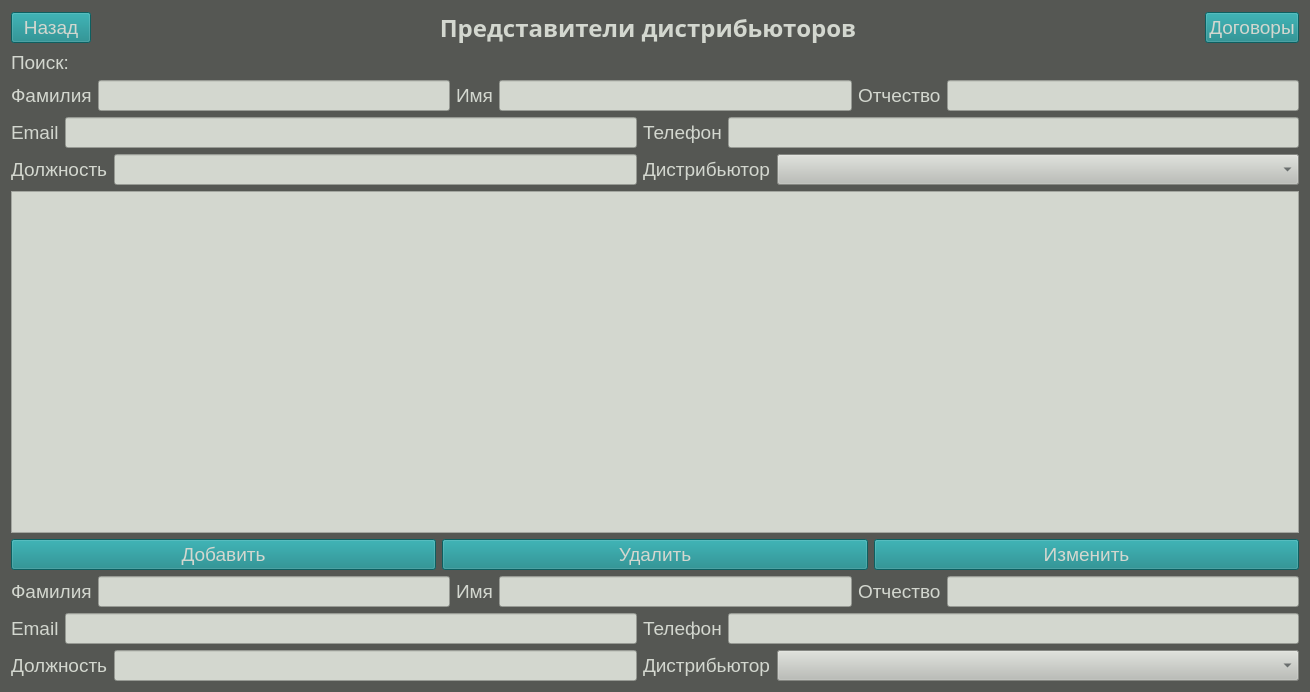
<?xml version="1.0" encoding="UTF-8"?>
<ui version="4.0">
 <class>DistRepsWindow</class>
 <widget class="QWidget" name="DistRepsWindow">
  <property name="geometry">
   <rect>
    <x>0</x>
    <y>0</y>
    <width>1310</width>
    <height>692</height>
   </rect>
  </property>
  <property name="windowTitle">
   <string>АИС МЭТ</string>
  </property>
  <property name="styleSheet">
   <string notr="true">background-color: rgb(85, 87, 83);</string>
  </property>
  <layout class="QGridLayout" name="gridLayout">
   <item row="0" column="0">
    <layout class="QVBoxLayout" name="verticalLayout">
     <item>
      <layout class="QHBoxLayout" name="horizontalLayout_6">
       <item>
        <widget class="QPushButton" name="btnBack">
         <property name="font">
          <font>
           <pointsize>14</pointsize>
          </font>
         </property>
         <property name="styleSheet">
          <string notr="true">background-color: rgb(18, 133, 135);
color: rgb(211, 215, 207);
border-color: rgb(211, 215, 207);</string>
         </property>
         <property name="text">
          <string>Назад</string>
         </property>
        </widget>
       </item>
       <item>
        <widget class="QLabel" name="label_15">
         <property name="sizePolicy">
          <sizepolicy hsizetype="Expanding" vsizetype="Preferred">
           <horstretch>0</horstretch>
           <verstretch>0</verstretch>
          </sizepolicy>
         </property>
         <property name="font">
          <font>
           <family>Ubuntu Mono</family>
           <pointsize>18</pointsize>
           <weight>75</weight>
           <bold>true</bold>
          </font>
         </property>
         <property name="styleSheet">
          <string notr="true">color: rgb(211, 215, 207);</string>
         </property>
         <property name="text">
          <string>Представители дистрибьюторов</string>
         </property>
         <property name="alignment">
          <set>Qt::AlignCenter</set>
         </property>
        </widget>
       </item>
       <item>
        <widget class="QPushButton" name="btnBack_2">
         <property name="font">
          <font>
           <pointsize>14</pointsize>
          </font>
         </property>
         <property name="styleSheet">
          <string notr="true">background-color: rgb(18, 133, 135);
color: rgb(211, 215, 207);
border-color: rgb(211, 215, 207);</string>
         </property>
         <property name="text">
          <string>Договоры</string>
         </property>
        </widget>
       </item>
      </layout>
     </item>
     <item>
      <widget class="QLabel" name="label_16">
       <property name="font">
        <font>
         <pointsize>14</pointsize>
        </font>
       </property>
       <property name="styleSheet">
        <string notr="true">color: rgb(211, 215, 207);</string>
       </property>
       <property name="text">
        <string>Поиск:</string>
       </property>
      </widget>
     </item>
     <item>
      <layout class="QHBoxLayout" name="horizontalLayout_8">
       <item>
        <widget class="QLabel" name="label_21">
         <property name="font">
          <font>
           <pointsize>14</pointsize>
          </font>
         </property>
         <property name="styleSheet">
          <string notr="true">color: rgb(211, 215, 207);</string>
         </property>
         <property name="text">
          <string>Фамилия</string>
         </property>
        </widget>
       </item>
       <item>
        <widget class="QLineEdit" name="leLastnameSearch">
         <property name="font">
          <font>
           <pointsize>14</pointsize>
          </font>
         </property>
         <property name="styleSheet">
          <string notr="true">color: rgb(46, 52, 54);
background-color: rgb(211, 215, 207);</string>
         </property>
         <property name="text">
          <string/>
         </property>
        </widget>
       </item>
       <item>
        <widget class="QLabel" name="label_28">
         <property name="font">
          <font>
           <pointsize>14</pointsize>
          </font>
         </property>
         <property name="styleSheet">
          <string notr="true">color: rgb(211, 215, 207);</string>
         </property>
         <property name="text">
          <string>Имя</string>
         </property>
        </widget>
       </item>
       <item>
        <widget class="QLineEdit" name="leNameSearch">
         <property name="font">
          <font>
           <pointsize>14</pointsize>
          </font>
         </property>
         <property name="styleSheet">
          <string notr="true">color: rgb(46, 52, 54);
background-color: rgb(211, 215, 207);</string>
         </property>
         <property name="text">
          <string/>
         </property>
        </widget>
       </item>
       <item>
        <widget class="QLabel" name="label_29">
         <property name="font">
          <font>
           <pointsize>14</pointsize>
          </font>
         </property>
         <property name="styleSheet">
          <string notr="true">color: rgb(211, 215, 207);</string>
         </property>
         <property name="text">
          <string>Отчество</string>
         </property>
        </widget>
       </item>
       <item>
        <widget class="QLineEdit" name="lePatronymicSearch">
         <property name="font">
          <font>
           <pointsize>14</pointsize>
          </font>
         </property>
         <property name="styleSheet">
          <string notr="true">color: rgb(46, 52, 54);
background-color: rgb(211, 215, 207);</string>
         </property>
         <property name="text">
          <string/>
         </property>
        </widget>
       </item>
      </layout>
     </item>
     <item>
      <layout class="QHBoxLayout" name="horizontalLayout_4">
       <item>
        <widget class="QLabel" name="label_22">
         <property name="font">
          <font>
           <pointsize>14</pointsize>
          </font>
         </property>
         <property name="styleSheet">
          <string notr="true">color: rgb(211, 215, 207);</string>
         </property>
         <property name="text">
          <string>Email</string>
         </property>
        </widget>
       </item>
       <item>
        <widget class="QLineEdit" name="leEmailSearch">
         <property name="font">
          <font>
           <pointsize>14</pointsize>
          </font>
         </property>
         <property name="styleSheet">
          <string notr="true">color: rgb(46, 52, 54);
background-color: rgb(211, 215, 207);</string>
         </property>
         <property name="text">
          <string/>
         </property>
        </widget>
       </item>
       <item>
        <widget class="QLabel" name="label_30">
         <property name="font">
          <font>
           <pointsize>14</pointsize>
          </font>
         </property>
         <property name="styleSheet">
          <string notr="true">color: rgb(211, 215, 207);</string>
         </property>
         <property name="text">
          <string>Телефон</string>
         </property>
        </widget>
       </item>
       <item>
        <widget class="QLineEdit" name="lePhoneSearch">
         <property name="font">
          <font>
           <pointsize>14</pointsize>
          </font>
         </property>
         <property name="styleSheet">
          <string notr="true">color: rgb(46, 52, 54);
background-color: rgb(211, 215, 207);</string>
         </property>
         <property name="text">
          <string/>
         </property>
        </widget>
       </item>
      </layout>
     </item>
     <item>
      <layout class="QHBoxLayout" name="horizontalLayout_2">
       <item>
        <widget class="QLabel" name="label_23">
         <property name="font">
          <font>
           <pointsize>14</pointsize>
          </font>
         </property>
         <property name="styleSheet">
          <string notr="true">color: rgb(211, 215, 207);</string>
         </property>
         <property name="text">
          <string>Должность</string>
         </property>
        </widget>
       </item>
       <item>
        <widget class="QLineEdit" name="lePostSearch">
         <property name="sizePolicy">
          <sizepolicy hsizetype="Expanding" vsizetype="Fixed">
           <horstretch>0</horstretch>
           <verstretch>0</verstretch>
          </sizepolicy>
         </property>
         <property name="font">
          <font>
           <pointsize>14</pointsize>
          </font>
         </property>
         <property name="styleSheet">
          <string notr="true">color: rgb(46, 52, 54);
background-color: rgb(211, 215, 207);</string>
         </property>
         <property name="text">
          <string/>
         </property>
        </widget>
       </item>
       <item>
        <widget class="QLabel" name="label_34">
         <property name="font">
          <font>
           <pointsize>14</pointsize>
          </font>
         </property>
         <property name="styleSheet">
          <string notr="true">color: rgb(211, 215, 207);</string>
         </property>
         <property name="text">
          <string>Дистрибьютор</string>
         </property>
        </widget>
       </item>
       <item>
        <widget class="QComboBox" name="cmbDistributorSearch">
         <property name="sizePolicy">
          <sizepolicy hsizetype="Expanding" vsizetype="Fixed">
           <horstretch>0</horstretch>
           <verstretch>0</verstretch>
          </sizepolicy>
         </property>
         <property name="font">
          <font>
           <pointsize>14</pointsize>
          </font>
         </property>
         <property name="styleSheet">
          <string notr="true">background-color: rgb(186, 189, 182);
color: rgb(46, 52, 54);</string>
         </property>
        </widget>
       </item>
      </layout>
     </item>
     <item>
      <widget class="QTableWidget" name="twDistReps">
       <property name="font">
        <font>
         <pointsize>14</pointsize>
        </font>
       </property>
       <property name="styleSheet">
        <string notr="true">background-color: rgb(211, 215, 207);</string>
       </property>
      </widget>
     </item>
     <item>
      <layout class="QHBoxLayout" name="horizontalLayout">
       <item>
        <widget class="QPushButton" name="btnAdd">
         <property name="font">
          <font>
           <pointsize>14</pointsize>
          </font>
         </property>
         <property name="styleSheet">
          <string notr="true">background-color: rgb(18, 133, 135);
color: rgb(211, 215, 207);
border-color: rgb(211, 215, 207);</string>
         </property>
         <property name="text">
          <string>Добавить</string>
         </property>
        </widget>
       </item>
       <item>
        <widget class="QPushButton" name="btnDelete">
         <property name="font">
          <font>
           <pointsize>14</pointsize>
          </font>
         </property>
         <property name="styleSheet">
          <string notr="true">background-color: rgb(18, 133, 135);
color: rgb(211, 215, 207);
border-color: rgb(211, 215, 207);</string>
         </property>
         <property name="text">
          <string>Удалить</string>
         </property>
        </widget>
       </item>
       <item>
        <widget class="QPushButton" name="btnChange">
         <property name="font">
          <font>
           <pointsize>14</pointsize>
          </font>
         </property>
         <property name="styleSheet">
          <string notr="true">background-color: rgb(18, 133, 135);
color: rgb(211, 215, 207);
border-color: rgb(211, 215, 207);</string>
         </property>
         <property name="text">
          <string>Изменить</string>
         </property>
        </widget>
       </item>
      </layout>
     </item>
     <item>
      <layout class="QHBoxLayout" name="horizontalLayout_5">
       <item>
        <widget class="QLabel" name="label_24">
         <property name="font">
          <font>
           <pointsize>14</pointsize>
          </font>
         </property>
         <property name="styleSheet">
          <string notr="true">color: rgb(211, 215, 207);</string>
         </property>
         <property name="text">
          <string>Фамилия</string>
         </property>
        </widget>
       </item>
       <item>
        <widget class="QLineEdit" name="leLastname">
         <property name="font">
          <font>
           <pointsize>14</pointsize>
          </font>
         </property>
         <property name="styleSheet">
          <string notr="true">color: rgb(46, 52, 54);
background-color: rgb(211, 215, 207);</string>
         </property>
         <property name="text">
          <string/>
         </property>
        </widget>
       </item>
       <item>
        <widget class="QLabel" name="label_31">
         <property name="font">
          <font>
           <pointsize>14</pointsize>
          </font>
         </property>
         <property name="styleSheet">
          <string notr="true">color: rgb(211, 215, 207);</string>
         </property>
         <property name="text">
          <string>Имя</string>
         </property>
        </widget>
       </item>
       <item>
        <widget class="QLineEdit" name="leName">
         <property name="font">
          <font>
           <pointsize>14</pointsize>
          </font>
         </property>
         <property name="styleSheet">
          <string notr="true">color: rgb(46, 52, 54);
background-color: rgb(211, 215, 207);</string>
         </property>
         <property name="text">
          <string/>
         </property>
        </widget>
       </item>
       <item>
        <widget class="QLabel" name="label_32">
         <property name="font">
          <font>
           <pointsize>14</pointsize>
          </font>
         </property>
         <property name="styleSheet">
          <string notr="true">color: rgb(211, 215, 207);</string>
         </property>
         <property name="text">
          <string>Отчество</string>
         </property>
        </widget>
       </item>
       <item>
        <widget class="QLineEdit" name="lePatronymic">
         <property name="font">
          <font>
           <pointsize>14</pointsize>
          </font>
         </property>
         <property name="styleSheet">
          <string notr="true">color: rgb(46, 52, 54);
background-color: rgb(211, 215, 207);</string>
         </property>
         <property name="text">
          <string/>
         </property>
        </widget>
       </item>
      </layout>
     </item>
     <item>
      <layout class="QHBoxLayout" name="horizontalLayout_7">
       <item>
        <widget class="QLabel" name="label_25">
         <property name="font">
          <font>
           <pointsize>14</pointsize>
          </font>
         </property>
         <property name="styleSheet">
          <string notr="true">color: rgb(211, 215, 207);</string>
         </property>
         <property name="text">
          <string>Email</string>
         </property>
        </widget>
       </item>
       <item>
        <widget class="QLineEdit" name="leEmail">
         <property name="font">
          <font>
           <pointsize>14</pointsize>
          </font>
         </property>
         <property name="styleSheet">
          <string notr="true">color: rgb(46, 52, 54);
background-color: rgb(211, 215, 207);</string>
         </property>
         <property name="text">
          <string/>
         </property>
        </widget>
       </item>
       <item>
        <widget class="QLabel" name="label_33">
         <property name="font">
          <font>
           <pointsize>14</pointsize>
          </font>
         </property>
         <property name="styleSheet">
          <string notr="true">color: rgb(211, 215, 207);</string>
         </property>
         <property name="text">
          <string>Телефон</string>
         </property>
        </widget>
       </item>
       <item>
        <widget class="QLineEdit" name="lePhone">
         <property name="font">
          <font>
           <pointsize>14</pointsize>
          </font>
         </property>
         <property name="styleSheet">
          <string notr="true">color: rgb(46, 52, 54);
background-color: rgb(211, 215, 207);</string>
         </property>
         <property name="text">
          <string/>
         </property>
        </widget>
       </item>
      </layout>
     </item>
     <item>
      <layout class="QHBoxLayout" name="horizontalLayout_3">
       <item>
        <widget class="QLabel" name="label_26">
         <property name="font">
          <font>
           <pointsize>14</pointsize>
          </font>
         </property>
         <property name="styleSheet">
          <string notr="true">color: rgb(211, 215, 207);</string>
         </property>
         <property name="text">
          <string>Должность</string>
         </property>
        </widget>
       </item>
       <item>
        <widget class="QLineEdit" name="lePost">
         <property name="font">
          <font>
           <pointsize>14</pointsize>
          </font>
         </property>
         <property name="styleSheet">
          <string notr="true">color: rgb(46, 52, 54);
background-color: rgb(211, 215, 207);</string>
         </property>
         <property name="text">
          <string/>
         </property>
        </widget>
       </item>
       <item>
        <widget class="QLabel" name="label_35">
         <property name="font">
          <font>
           <pointsize>14</pointsize>
          </font>
         </property>
         <property name="styleSheet">
          <string notr="true">color: rgb(211, 215, 207);</string>
         </property>
         <property name="text">
          <string>Дистрибьютор</string>
         </property>
        </widget>
       </item>
       <item>
        <widget class="QComboBox" name="cmbDistributor">
         <property name="sizePolicy">
          <sizepolicy hsizetype="Expanding" vsizetype="Fixed">
           <horstretch>0</horstretch>
           <verstretch>0</verstretch>
          </sizepolicy>
         </property>
         <property name="font">
          <font>
           <pointsize>14</pointsize>
          </font>
         </property>
         <property name="styleSheet">
          <string notr="true">background-color: rgb(186, 189, 182);
color: rgb(46, 52, 54);</string>
         </property>
        </widget>
       </item>
      </layout>
     </item>
    </layout>
   </item>
  </layout>
 </widget>
 <resources/>
 <connections/>
</ui>
